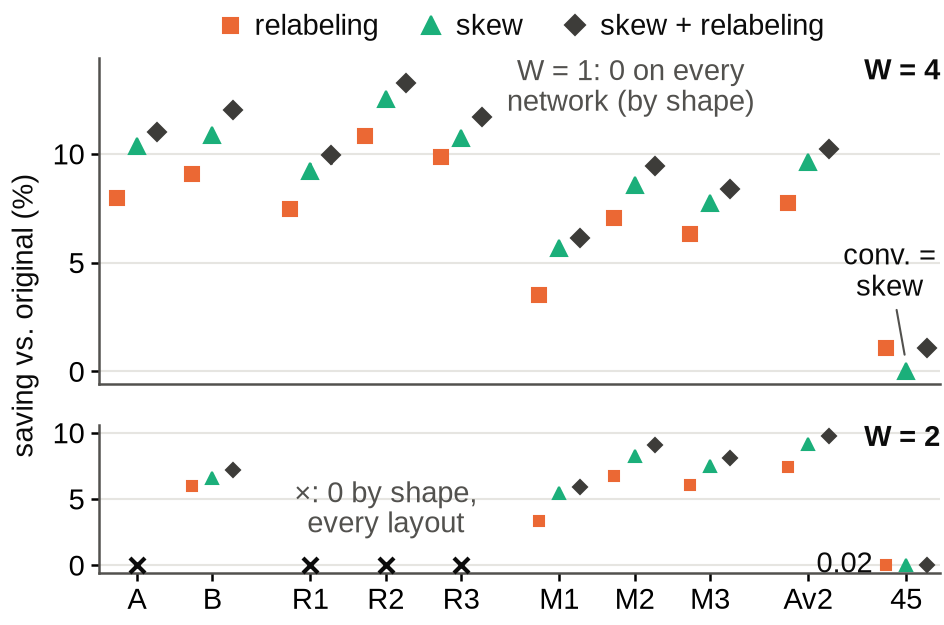

Recreate this plot in Python.
"""Fig. 2: the ten-network study (PROTOCOL_2), saving of the three layouts at W = 4 and W = 2.

    python bankperm/figures/fig2_networks.py   # writes bankperm/figures/fig2_networks.{png,pdf}

Per network (bankperm/results_2.json, 4a93e08): the pooled saving over the 79
images other than Set12 01.png (the calibration image of L1 and L3), count of
conv1-convL, 100 * (L0 - layout) / L0 on the summed counts, for
  - L1 relabeling (perms.json, the PROTOCOL.md recipe; on R1 the board's Frozen),
  - L2 skew, bank (s + p) % 4 (data-free),
  - L3 skew + relabeling (perms_2.json, the same recipe fitted under the skewed rule),
with the paired bootstrap 95% interval of results_2.json drawn as an error bar
behind the marker: at this scale every interval is narrower than its marker
(the script prints the largest half-width), which the caption should say.
Top panel W = 4, bottom panel W = 2 (smaller).
Where bankperm/bounds.json says no layout can pay (condition (2) holds in every
layer: W = 2 on A and R1-R3), one x at 0 stands for all three layouts, after
checking that L1, L2 and L3 count exactly as L0 on all 80 images there (H4).
W = 1 is zero by shape on every network; checked the same way, stated in a note.
On 10 x 45 (C = 45, C % 4 = 1) the conventional layout already has the skew's
banks: L2 = L0 and L3 = L1 by construction (checked on every image), drawn as
the skew at exactly 0 with the label 'conv. = skew'.
Pooled values are recomputed from per_image_totals and checked against
summary_79; the bootstrap intervals are recomputed with the protocol's
generator (np.random.default_rng(0).integers(0, 79, (10000, 79)), one draw for
every network, width and layout, 79 images in sorted order) and checked.
Short labels (printed): A, B, R1-R3, M1-M3, Av2, 45.
Drawn at 8.0 cm, the width the build places it at (build_docx --col-fig-cm 8), so
the 7 pt text is 7 pt in print. Colours and markers match Fig. 3 (relabeling =
Frozen's orange square, skew aqua triangle, skew + relabeling dark gray diamond);
the shapes keep the layouts apart in a grayscale print.
"""
import json
from pathlib import Path

import matplotlib
matplotlib.use('Agg')
import matplotlib.pyplot as plt
import numpy as np
from matplotlib import font_manager
from matplotlib.lines import Line2D

HERE = Path(__file__).resolve().parent
BANKPERM = HERE.parent

BLUE, ORANGE, AQUA, INK, MUTED = '#2a78d6', '#eb6834', '#1baf7a', '#0b0b0b', '#52514e'
GRID = '#e6e5e1'
SHORT = {  # results_2.json label -> (short label, definition, x position: families set apart)
    'A': ('A', 'A, 7 layers x 32 channels', 0.0),
    'B + QAT': ('B', 'B, 10 x 64 behind 2x2 space-to-depth (QAT)', 1.0),
    'B-32 ReLU + QAT s1': ('R1', 'B-32 ReLU, training seed s1 (the board network)', 2.3),
    'B-32 ReLU + QAT s2': ('R2', 'B-32 ReLU, seed s2', 3.3),
    'B-32 ReLU + QAT s3': ('R3', 'B-32 ReLU, seed s3', 4.3),
    'B-32 maxout + QAT s1': ('M1', 'B-32 maxout, seed s1', 5.6),
    'B-32 maxout + QAT s2': ('M2', 'B-32 maxout, seed s2', 6.6),
    'B-32 maxout + QAT s3': ('M3', 'B-32 maxout, seed s3', 7.6),
    'B-32 averaging + QAT s2': ('Av2', 'B-32 averaging, seed s2', 8.9),
    '10 x 45 ReLU + QAT': ('45', '10 x 45 ReLU', 10.2),
}
CAL = 'Set12/01.png'
IDX = {'L0': 0, 'L1': 1, 'L2': 2, 'L3': 3}           # results_2.json layout_order_in_lists
LAYOUTS = ('L1', 'L2', 'L3')
DX = {'L1': -0.27, 'L2': 0.0, 'L3': 0.27}
NAME = {'L1': 'relabeling', 'L2': 'skew', 'L3': 'skew + relabeling'}
DARK = '#3d3c39'                                       # skew + relabeling: darker than MUTED, still not INK
STYLE = {'L1': dict(marker='s', mfc=ORANGE, mec=ORANGE, color=ORANGE),
         'L2': dict(marker='^', mfc=AQUA, mec=AQUA, color=AQUA),
         'L3': dict(marker='D', mfc=DARK, mec=DARK, color=DARK)}
MS = {'w4': {'L1': 3.3, 'L2': 3.9, 'L3': 3.2}, 'w2': {'L1': 2.6, 'L2': 3.1, 'L3': 2.5}}


def setup_fonts():
    for f in ('Liberation Sans', 'Arial', 'DejaVu Sans'):
        if any(f == x.name for x in font_manager.fontManager.ttflist):
            plt.rcParams['font.family'] = f
            break
    plt.rcParams.update({'font.size': 7, 'axes.labelsize': 7, 'xtick.labelsize': 7, 'ytick.labelsize': 7,
                         'legend.fontsize': 7, 'axes.edgecolor': MUTED, 'axes.linewidth': 0.6,
                         'xtick.major.width': 0.6, 'ytick.major.width': 0.6, 'pdf.fonttype': 42, 'ps.fonttype': 42})


def pooled(l0, lx):
    return 100*(l0.sum(axis=-1) - lx.sum(axis=-1))/l0.sum(axis=-1)


def network_stats(label, net, boot_idx):
    """{w: {layout: (pooled %, lo, hi, equal to L0 on all 80 images)}}, every value checked against results_2.json."""
    tot = net['per_image_totals']
    assert len(tot) == 80 and CAL in tot
    keys = sorted(k for k in tot if k != CAL)               # the 79, in the bootstrap's sorted order
    assert len(keys) == 79
    out = {}
    for w in ('w1', 'w2', 'w4'):
        arr80 = np.array([tot[k][w][:4] for k in sorted(tot)], dtype=np.int64)      # 80 x [L0, L1, L2, L3]
        arr = np.array([tot[k][w][:4] for k in keys], dtype=np.int64)                # 79 x 4
        l0 = arr[:, 0].astype(float)
        out[w] = {}
        for lay in LAYOUTS:
            lx = arr[:, IDX[lay]].astype(float)
            p = float(pooled(l0, lx))
            s = net['summary_79'][w][lay]
            assert abs(p - s['pooled_pct']) < 1e-9, (label, w, lay, p, s['pooled_pct'])
            assert int(l0.sum()) == s['L0_cycles'] and int(lx.sum()) == s['layout_cycles'], (label, w, lay)
            bs = pooled(l0[boot_idx], lx[boot_idx])
            lo, hi = np.percentile(bs, [2.5, 97.5])
            assert abs(lo - s['bootstrap_95_pct'][0]) < 1e-9 and abs(hi - s['bootstrap_95_pct'][1]) < 1e-9, \
                (label, w, lay, lo, hi, s['bootstrap_95_pct'])
            out[w][lay] = (p, lo, hi, bool(np.all(arr80[:, IDX[lay]] == arr80[:, 0])))
        if net['C_mod_4_is_0'] is False:                     # 10 x 45: L2 = L0 and L3 = L1 by construction
            assert np.all(arr80[:, 2] == arr80[:, 0]) and np.all(arr80[:, 3] == arr80[:, 1]), (label, w)
    return out


def main():
    setup_fonts()
    r2 = json.loads((BANKPERM/'results_2.json').read_text())
    res = r2['networks']
    bounds = json.loads((BANKPERM/'bounds.json').read_text())['networks']
    assert list(res) == list(SHORT) and set(bounds) == set(SHORT)
    assert r2['layout_order_in_lists'].startswith('per_image_totals[image][wN] = [L0, L1, L2, L3]')
    assert all(r2['cross_checks'].values()) and all(v['holds'] for v in r2['verdicts'].values())
    assert r2['bootstrap']['resamples'] == 10000
    boot_idx = np.random.default_rng(0).integers(0, 79, (10000, 79))     # as results_2.json 'bootstrap'

    height_cm = 5.3                                   # as the previous Fig. 2: the paper is at its 4-page limit
    fig = plt.figure(figsize=(8.0/2.54, height_cm/2.54), dpi=300)
    gs = fig.add_gridspec(2, 1, height_ratios=(2.2, 1.0), hspace=0.17, left=0.105, right=0.995,
                          top=1 - 0.50/height_cm, bottom=0.44/height_cm)
    ax4 = fig.add_subplot(gs[0])
    ax2 = fig.add_subplot(gs[1], sharex=ax4)
    axes = {'w4': ax4, 'w2': ax2}
    print('labels:')
    by_shape, rows = [], []
    for label, (short, definition, x) in SHORT.items():
        net = res[label]
        assert bounds[label]['model'] == net['model'] and bounds[label]['can_pay'] == net['can_pay']
        print(f'  {short:<4} {definition}  ({label}, {net["model"]}, C = {net["C_in_of_fitted_layers"]})')
        st = network_stats(label, net, boot_idx)
        assert not bounds[label]['can_pay']['w1'] and all(st['w1'][l][3] and st['w1'][l][0] == 0 for l in LAYOUTS)
        for w, ax in axes.items():
            if not bounds[label]['can_pay'][w]:
                assert all(st[w][l][3] and st[w][l][0] == 0 for l in LAYOUTS), (label, w)   # H4: exactly L0
                ax.plot(x, 0, marker='x', ms=3.6 if w == 'w2' else 4.2, mew=1.0, color=INK, ls='', zorder=4,
                        clip_on=False)
                by_shape.append(f'{short} {w}')
                continue
            for lay in LAYOUTS:
                p, lo, hi, eq = st[w][lay]
                xx = x + DX[lay]
                ax.plot([xx, xx], [lo, hi], color=STYLE[lay]['color'], lw=0.7, solid_capstyle='butt', zorder=2)
                ax.plot(xx, p, ls='', ms=MS[w][lay], mew=0.5, zorder=3, clip_on=False,
                        **{k: v for k, v in STYLE[lay].items() if k != 'color'})
        line = f'  {short:<4}'
        for w in ('w4', 'w2'):
            if bounds[label]['can_pay'][w]:
                d = st[w]['L3'][0] - st[w]['L2'][0]
                line += (f'  {w}: ' + '  '.join(f'{l} {st[w][l][0]:6.3f} [{st[w][l][1]:6.3f}, {st[w][l][2]:6.3f}]'
                                                for l in LAYOUTS) + f'  L3-L2 {d:+.3f}')
            else:
                line += f'  {w}: 0 by shape (all layouts = L0 on 80 images)'
        rows.append(line)
    print('pooled saving (%) over the 79 images [bootstrap 95%]:')
    print('\n'.join(rows))
    for w in ('w4', 'w2'):
        hw = max(((hi - lo)/2, SHORT[lab][0], l) for lab in SHORT for l in LAYOUTS
                 for (p, lo, hi, eq) in [network_stats(lab, res[lab], boot_idx)[w][l]])
        print(f'largest bootstrap half-width at {w}: {hw[0]:.3f} points ({hw[1]} {hw[2]})')
    print('zero by shape (bounds.json; L1, L2, L3 exactly = L0 on all 80 images):', ', '.join(by_shape))
    print('W = 1: zero by shape on all ten networks, L1-L3 exactly = L0 on every image (checked)')

    # 10 x 45: the skew is the conventional layout there
    x45 = SHORT['10 x 45 ReLU + QAT'][2]
    ax4.annotate('conv. =\nskew', (x45 + DX['L2'], 0.35), xytext=(x45 - 0.22, 3.3), textcoords='data',
                 ha='center', va='bottom', fontsize=7, color=INK, linespacing=1.05,
                 arrowprops=dict(arrowstyle='-', color=MUTED, lw=0.5, shrinkA=0.5, shrinkB=2.2))
    st45 = network_stats('10 x 45 ReLU + QAT', res['10 x 45 ReLU + QAT'], boot_idx)
    ax2.annotate(f'{st45["w2"]["L1"][0]:.2f}', (x45 + DX['L1'], st45['w2']['L1'][0]), xytext=(-3.2, 0),
                 textcoords='offset points', ha='right', va='center', fontsize=7, color=INK)

    for w, ax in axes.items():
        ax.grid(True, axis='y', color=GRID, lw=0.5, zorder=0)
        ax.tick_params(length=2, pad=1.5)
        for sp in ('top', 'right'):
            ax.spines[sp].set_visible(False)
        ax.text(1.0, 1.0, 'W = 4' if w == 'w4' else 'W = 2', transform=ax.transAxes, ha='right', va='top',
                fontsize=7, color=INK, fontweight='bold')
    ax4.set_ylim(-0.6, 14.4)
    ax4.set_yticks([0, 5, 10])
    ax2.set_ylim(-0.6, 10.6)
    ax2.set_yticks([0, 5, 10])
    ax2.set_xticks([v[2] for v in SHORT.values()])
    ax2.set_xticklabels([v[0] for v in SHORT.values()])
    ax2.set_xlim(-0.5, 10.65)
    plt.setp(ax4.get_xticklabels(), visible=False)
    ax4.tick_params(axis='x', length=0)
    ax2.text(SHORT['B-32 ReLU + QAT s2'][2], 1.9, '×: 0 by shape,\nevery layout', ha='center',
             va='bottom', fontsize=7, color=MUTED, linespacing=1.1)
    ax4.text(6.55, 14.4, 'W = 1: 0 on every\nnetwork (by shape)', ha='center', va='top', fontsize=7, color=MUTED,
             linespacing=1.1)
    fig.text(0.012, (gs[0].get_position(fig).y1 + gs[1].get_position(fig).y0)/2, 'saving vs. original (%)',
             rotation=90, ha='left', va='center', fontsize=7, color=INK)

    handles = [Line2D([], [], ls='', ms=MS['w4'][l] + 0.3, mew=0.5, label=NAME[l],
                      **{k: v for k, v in STYLE[l].items() if k != 'color'}) for l in LAYOUTS]
    leg = fig.legend(handles=handles, loc='upper center', ncol=3, frameon=False, handlelength=1.0,
                     handletextpad=0.35, columnspacing=1.3, borderaxespad=0.1, bbox_to_anchor=(0.55, 1.0))
    for t in leg.get_texts():
        t.set_color(INK)
    out = HERE/'fig2_networks'
    fig.savefig(out.with_suffix('.png'), dpi=300)
    fig.savefig(out.with_suffix('.pdf'))
    print('wrote', out.with_suffix('.png'), out.with_suffix('.pdf'))


if __name__ == '__main__':
    main()
